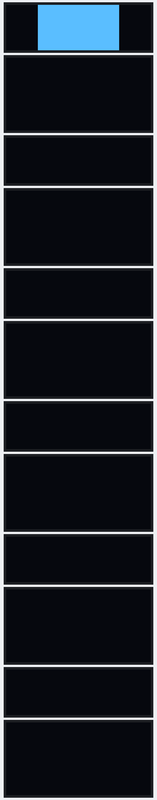
Bench run of a program on a simulated ESP32 board running MicroPython. On the bench: 6 × 128×40 one-colour display, 6 × 128×64 one-colour display. What the program prints to the serial console is not drawn. At 22.3 s the program stops and its outputs stay as they are.

Above: at 1.2 s.
At 4.4 s:
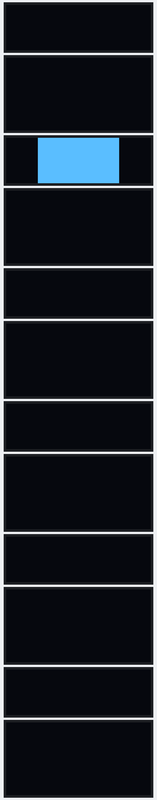
At 7.5 s:
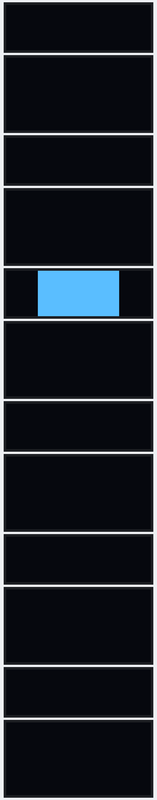
At 10.7 s:
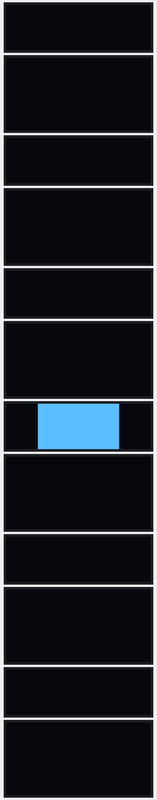
At 13.9 s:
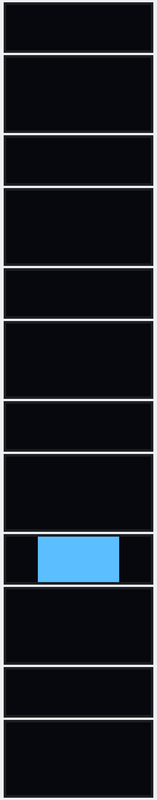
At 17.1 s:
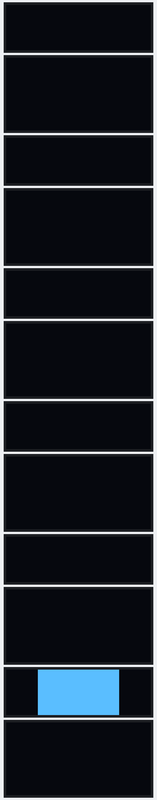

Measured:
- what the display in image 0 shows lasts 1.1 s, from 1.1 s to 2.2 s

The program:

probe.py
```python
"""Identify the board, its I2C bus, and an attached OLED.

Run it on the board, never on the host::

    uvx mpremote run firmware/tools/probe.py

Every line is one JSON object, so a laptop can parse the log without
guessing. The last line repeats the important values as ``key=value``
tokens because a person reading a serial log should not have to decode
JSON.

The probe never writes config, never creates a manifest, and never
flashes. It only reads identity, scans candidate pin pairs, and (when a
driver module is present) draws a full-pixel test so a photo can settle
the geometry. ``photo=required`` is deliberate: an SSD1306 128x64 and a
72x40 panel often accept the same init sequence, so the driver alone
cannot prove the size.
"""

import gc
import json
import machine
import os
import sys
import time

import esp


CANDIDATES = (
    (5, 6),
    (8, 9),
    (4, 5),
    (6, 7),
    (0, 1),
    (2, 3),
    (20, 21),
)

DISPLAY_ADDRESSES = (0x3C, 0x3D)


def emit(value):
    print(json.dumps(value))


def as_text(value):
    if isinstance(value, bytes):
        try:
            return value.decode()
        except Exception:
            return repr(value)
    return str(value)


def error_name(error):
    name = type(error).__name__
    detail = as_text(error)
    if detail:
        return "%s: %s" % (name, detail)
    return name


def call(getter):
    try:
        return getter()
    except Exception:
        return None


def call_attr(source, name):
    try:
        return getattr(source, name)()
    except Exception:
        return None


def hex_address(address):
    return "0x%02x" % address


def implementation():
    source = sys.implementation
    result = {}
    for name in ("name", "version", "_machine", "_mpy", "_build", "_thread"):
        if hasattr(source, name):
            value = getattr(source, name)
            result[name] = list(value) if isinstance(value, tuple) else value
    return result


def uname():
    value = call_attr(os, "uname")
    if value is None:
        return None
    return [as_text(part) for part in value]


def mac_hex():
    value = call_attr(machine, "unique_id")
    if value is None:
        return None
    try:
        return value.hex()
    except Exception:
        return None


def mac_colons(value):
    if value is None or len(value) != 12:
        return None
    return ":".join(value[index : index + 2] for index in range(0, 12, 2))


def board_name():
    value = call_attr(os, "uname")
    if value is not None and len(value) >= 5:
        return as_text(value[4])
    value = call(lambda: sys.implementation._machine)
    return as_text(value) if value is not None else "unknown"


def scan(sda, scl):
    result = {"sda": sda, "scl": scl, "addresses": [], "error": None}
    bus = None
    try:
        bus = machine.I2C(0, scl=machine.Pin(scl), sda=machine.Pin(sda), freq=400000)
        for address in bus.scan():
            result["addresses"].append(hex_address(address))
    except (OSError, ValueError) as error:
        result["error"] = error_name(error)
    finally:
        if bus is not None:
            try:
                bus.deinit()
            except Exception:
                pass
    return result


def ssd1306_module():
    try:
        import ssd1306
    except ImportError:
        return None
    return ssd1306


def sh1106_module():
    try:
        import sh1106
    except ImportError:
        return None
    return sh1106


def full_pixels(display):
    display.fill(1)
    display.show()
    time.sleep(1)
    display.fill(0)
    display.show()


def try_ssd1306(module, bus, sda, scl, address, width, height, col_offset=None):
    result = {
        "driver": "ssd1306",
        "width": width,
        "height": height,
        "sda": sda,
        "scl": scl,
        "addr": hex_address(address),
        "offset": None,
        "status": "failed",
        "error": None,
    }
    display = None
    try:
        if col_offset is None:
            display = module.SSD1306_I2C(
                width, height, bus, addr=address, external_vcc=False
            )
        else:
            try:
                display = module.SSD1306_I2C(
                    width,
                    height,
                    bus,
                    addr=address,
                    external_vcc=False,
                    col_offset=col_offset,
                )
                result["offset"] = col_offset
            except TypeError:
                display = module.SSD1306_I2C(
                    width, height, bus, addr=address, external_vcc=False
                )
                if hasattr(display, "col_offset"):
                    display.col_offset = col_offset
                    result["offset"] = col_offset
                else:
                    result["offset"] = "unsupported"
        full_pixels(display)
        result["status"] = "ok"
    except Exception as error:
        result["error"] = error_name(error)
    return result


def try_sh1106(module, bus, sda, scl, address):
    result = {
        "driver": "sh1106",
        "width": 128,
        "height": 64,
        "sda": sda,
        "scl": scl,
        "addr": hex_address(address),
        "offset": None,
        "status": "failed",
        "error": None,
    }
    try:
        display = module.SH1106_I2C(128, 64, bus, addr=address, external_vcc=False)
        full_pixels(display)
        result["status"] = "ok"
    except Exception as error:
        result["error"] = error_name(error)
    return result


def display_tokens(attempt):
    tokens = [
        "display=%s %dx%d sda=%d scl=%d addr=%s"
        % (
            attempt["driver"],
            attempt["width"],
            attempt["height"],
            attempt["sda"],
            attempt["scl"],
            attempt["addr"],
        )
    ]
    if attempt["offset"] not in (None, "unsupported"):
        tokens.append("offset=%s" % attempt["offset"])
    tokens.append("photo=required")
    return tokens


def main():
    machine_mac = mac_hex()
    board = board_name()

    emit({"probe": "start", "firmware": "micropython"})
    emit({"sys_implementation": implementation()})
    emit({"os_uname": uname()})
    emit({"board": board, "mac": machine_mac, "mac_colon": mac_colons(machine_mac)})
    emit({"heap": call_attr(gc, "mem_free"), "heap_alloc": call_attr(gc, "mem_alloc")})
    emit({"flash_size": call_attr(esp, "flash_size")})
    emit({"reset_cause": call_attr(machine, "reset_cause")})

    buses = []
    i2c_tokens = []
    for sda, scl in CANDIDATES:
        result = scan(sda, scl)
        emit({"i2c": result})
        if not result["addresses"]:
            continue
        buses.append((sda, scl, result["addresses"]))
        i2c_tokens.append("%s@%d,%d" % (",".join(result["addresses"]), sda, scl))

    ssd = ssd1306_module()
    sh = sh1106_module()
    for label, module in (("ssd1306", ssd), ("sh1106", sh)):
        if module is None:
            emit(
                {
                    "driver": label,
                    "status": "unavailable",
                    "line": "driver=unavailable module=%s" % label,
                }
            )

    attempts = []
    if ssd is not None or sh is not None:
        for sda, scl, addresses in buses:
            bus = None
            try:
                bus = machine.I2C(
                    0, scl=machine.Pin(scl), sda=machine.Pin(sda), freq=400000
                )
                for address in DISPLAY_ADDRESSES:
                    if hex_address(address) not in addresses:
                        continue
                    if ssd is not None:
                        for width, height, offset in (
                            (128, 64, None),
                            (72, 40, 28),
                        ):
                            attempt = try_ssd1306(
                                ssd, bus, sda, scl, address, width, height, offset
                            )
                            emit({"display": attempt})
                            attempts.append(attempt)
                    if sh is not None:
                        attempt = try_sh1106(sh, bus, sda, scl, address)
                        emit({"display": attempt})
                        attempts.append(attempt)
            except (OSError, ValueError) as error:
                emit(
                    {
                        "display_bus": {
                            "sda": sda,
                            "scl": scl,
                            "error": error_name(error),
                        }
                    }
                )
            finally:
                if bus is not None:
                    try:
                        bus.deinit()
                    except Exception:
                        pass

    working = [attempt for attempt in attempts if attempt["status"] == "ok"]
    tokens = [
        "board=%s" % board,
        "mac=%s" % (machine_mac or "unknown"),
        "heap=%s" % (call_attr(gc, "mem_free") or "unknown"),
        "i2c=%s" % (";".join(i2c_tokens) if i2c_tokens else "none"),
    ]
    if working:
        tokens.extend(display_tokens(working[0]))
    elif ssd is None and sh is None:
        tokens.append("display=unavailable")
    else:
        tokens.append("display=none")

    emit({"summary": " ".join(tokens), "display_candidates": len(working)})


main()
```
